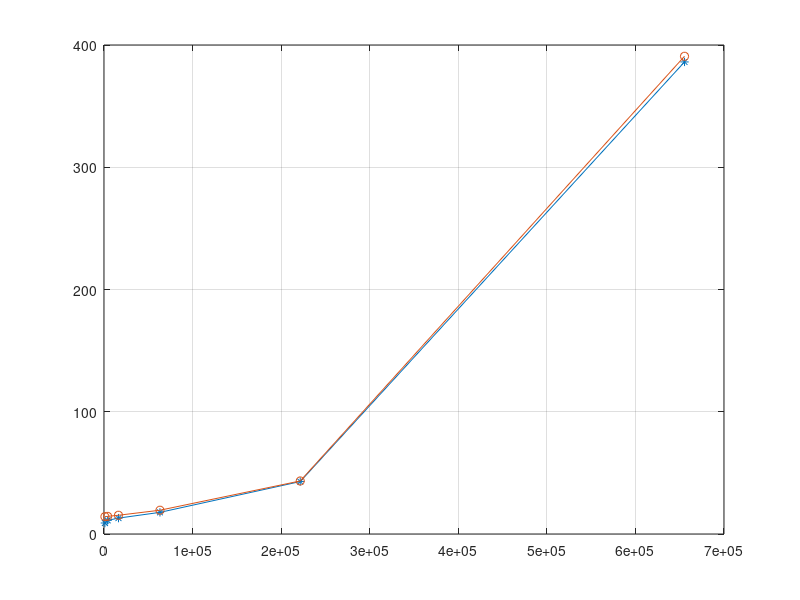

The MATLAB script that drew this image:
x=[1024, 4095, 16341, 63179, 221547, 655426]; % number of TBPs
y=[9, 11.15, 13, 17.7, 42.9, 386.15]; % execution time
log_y = log10(y);
% estimated_y = 2.2e-6*x+1.15;

estimated_y = 10^1.15*10.^(2.2e-6*x);


plot(x,y,'-*');hold on
plot(x,estimated_y,'-o');
grid on